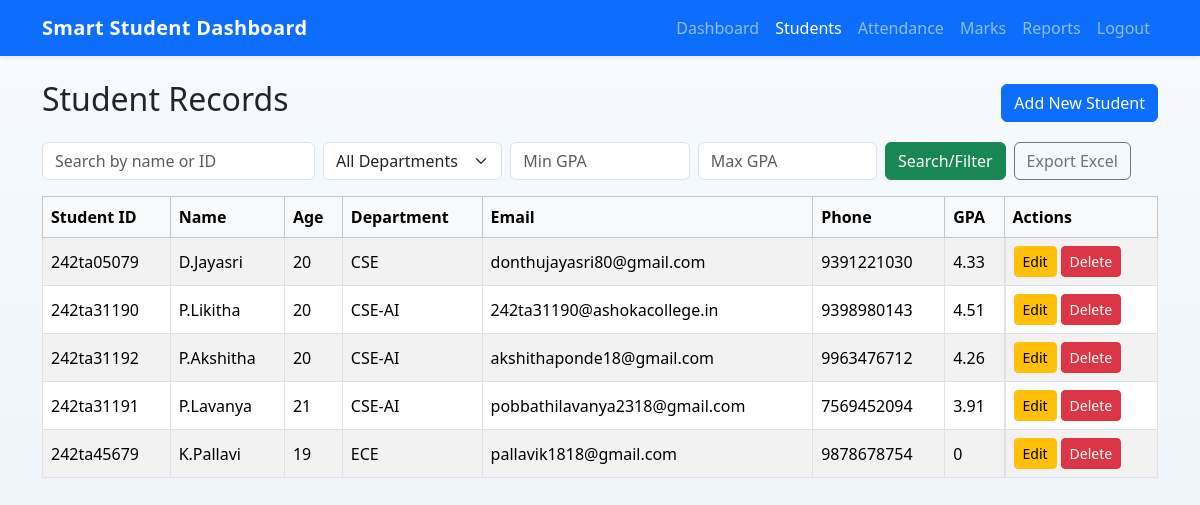
The app's page /students (signed in) with its own data.
### tables this page shows
CREATE TABLE students (
            id INTEGER PRIMARY KEY AUTOINCREMENT,
            student_id TEXT UNIQUE NOT NULL,
            user_id INTEGER,
            name TEXT NOT NULL,
            age INTEGER,
            department TEXT,
            email TEXT,
            phone TEXT,
            profile_photo TEXT,
            FOREIGN KEY (user_id) REFERENCES users (id)
        );

### app.py (the view)
@app.route("/students")
@login_required
@role_required("admin")
def students():
    search = request.args.get("search", "").strip()
    department = request.args.get("department", "").strip()
    gpa_min = request.args.get("gpa_min", "").strip()
    gpa_max = request.args.get("gpa_max", "").strip()
    query = """
        SELECT s.*,
               ROUND(AVG(m.marks)/20.0, 2) AS gpa
        FROM students s
        LEFT JOIN marks m ON m.student_id = s.id
        WHERE 1=1
    """
    params = []
    if search:
        query += " AND (s.name LIKE ? OR s.student_id LIKE ?)"
        params.extend([f"%{search}%", f"%{search}%"])
    if department:
        query += " AND s.department = ?"
        params.append(department)
    query += " GROUP BY s.id"
    students_list = get_db().execute(query, params).fetchall()
    def in_range(value):
        if value is None:
            value = 0
        if gpa_min:
            try:
                if float(value) < float(gpa_min):
                    return False
            except ValueError:
                pass
        if gpa_max:
            try:
                if float(value) > float(gpa_max):
                    return False
            except ValueError:
                pass
        return True
    filtered_students = [row for row in students_list if in_range(row["gpa"])]
    departments = get_db().execute(
        "SELECT DISTINCT department FROM students WHERE department IS NOT NULL AND department != ''"
    ).fetchall()
    return render_template(
        "students.html",
        students=filtered_students,
        departments=departments,
        search=search,
        department=department,
        gpa_min=gpa_min,
        gpa_max=gpa_max,
    )

### app.py (called while the page is built)
def get_db():
    if "db" not in g:
        g.db = sqlite3.connect(DATABASE)
        g.db.row_factory = sqlite3.Row
    return g.db

def login_required(view):
    @wraps(view)
    def wrapped(*args, **kwargs):
        if "user_id" not in session:
            flash("Please log in first.", "warning")
            return redirect(url_for("login"))
        return view(*args, **kwargs)
    return wrapped

def role_required(*roles):
    def decorator(view):
        @wraps(view)
        def wrapped(*args, **kwargs):
            if session.get("role") not in roles:
                flash("You do not have permission to access this page.", "danger")
                return redirect(url_for("index"))
            return view(*args, **kwargs)
        return wrapped
    return decorator

### templates/students.html (shortened to what this page needs)
{% extends 'base.html' %}
{% block content %}
<div class="d-flex justify-content-between align-items-center mb-3">
    <h2>Student Records</h2>
    <a href="{{ url_for('add_student') }}" class="btn btn-primary">Add New Student</a>
</div>
<form class="row g-2 mb-3" method="get">
    <div class="col-md-3"><input type="text" name="search" class="form-control" placeholder="Search by name or ID" value="{{ search }}"></div>
    <div class="col-md-2">
        <select name="department" class="form-select">
            <option value="">All Departments</option>
        </select>
    </div>
    <div class="col-md-2"><input type="number" step="0.01" name="gpa_min" class="form-control" placeholder="Min GPA" value="{{ gpa_min }}"></div>
    <div class="col-md-2"><input type="number" step="0.01" name="gpa_max" class="form-control" placeholder="Max GPA" value="{{ gpa_max }}"></div>
    <div class="col-md-3 d-flex gap-2">
        <button class="btn btn-success" type="submit">Search/Filter</button>
        <a href="{{ url_for('export_students_excel') }}" class="btn btn-outline-secondary">Export Excel</a>
    </div>
</form>
<div class="table-responsive">
    <table class="table table-bordered table-striped align-middle">
        <thead class="table-light">
            <tr>
                <th>Student ID</th>
                <th>Name</th>
                <th>Age</th>
                <th>Department</th>
                <th>Email</th>
                <th>Phone</th>
                <th>GPA</th>
                <th>Actions</th>
            </tr>
        </thead>
        <tbody>
            {% for student in students %}
            <tr>
                <td>{{ student.student_id }}</td>
                <td>{{ student.name }}</td>
                <td>{{ student.age }}</td>
                <td>{{ student.department }}</td>
                <td>{{ student.email }}</td>
                <td>{{ student.phone }}</td>
                <td>{{ student.gpa or 0 }}</td>
                <td class="d-flex gap-1">
                    <a class="btn btn-sm btn-warning" href="{{ url_for('edit_student', student_id=student.id) }}">Edit</a>
                    <form method="post" action="{{ url_for('delete_student', student_id=student.id) }}" onsubmit="return confirm('Delete this student?')">
                        <button class="btn btn-sm btn-danger" type="submit">Delete</button>
                    </form>
                </td>
            </tr>
            {% else %}
            <tr><td colspan="8" class="text-center text-muted">No students found.</td></tr>
            {% endfor %}
        </tbody>
    </table>
</div>
{% endblock %}

### static/css/styles.css (style rules this page uses)
body { background: linear-gradient(180deg, #f7fbff, #eef4f9); }

### records on screen
students: student_id "242ta05079", name "D.Jayasri", age "20", department "CSE", email "donthujayasri80@gmail.com", phone "9391221030", gpa "4.33"
students: student_id "242ta31190", name "P.Likitha", age "20", department "CSE-AI", email "242ta31190@ashokacollege.in", phone "9398980143", gpa "4.51"
students: student_id "242ta31192", name "P.Akshitha", age "20", department "CSE-AI", email "akshithaponde18@gmail.com", phone "9963476712", gpa "4.26"
students: student_id "242ta31191", name "P.Lavanya", age "21", department "CSE-AI", email "pobbathilavanya2318@gmail.com", phone "7569452094", gpa "3.91"
students: student_id "242ta45679", name "K.Pallavi", age "19", department "ECE", email "pallavik1818@gmail.com", phone "9878678754", gpa "0"
